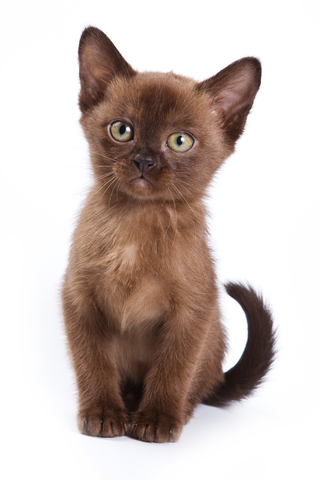
#> input picture convolutions/kitten.jpg, 320 x 480 px
$ python main.py
#> lines starting #> are read from the running program, lines starting #| are printed output that depends on the picture
from PIL import Image
import math
import random

#S2 is not fully connected to C3, it is connected based on this mapping
c3_connection_map = [[1, 0, 0, 0, 1, 1, 1, 0, 0, 1, 1, 1, 1, 0, 1, 1],
                     [1, 1, 0, 0, 0, 1, 1, 1, 0, 0, 1, 1, 1, 1, 0, 1],
                     [1, 1, 1, 0, 0, 0, 1, 1, 1, 0, 0, 1, 0, 1, 1, 1],
                     [0, 1, 1, 1, 0, 0, 1, 1, 1, 1, 0, 0, 1, 0, 1, 1],
                     [0, 0, 1, 1, 1, 0, 0, 1, 1, 1, 1, 0, 1, 1, 0, 1]]

class LeNet5:
    # Python3 PIL image object
    input_img = None

    # Image pixel data, as an array
    input_img_data = []

    # First layer: Convolutions. 6 feature maps at 28x28
    c1_feature_maps = []
    # Second layer: Max Pooling. 6 feature maps at 14x14
    s2_feature_maps = []
    # Third layer: Convolutions. 16 feature maps at 10x10. NOT fully connected to s2
    c3_feature_maps = []
    # Fourth layer: Max pooling: 16 feature maps at 5x5
    s4_feature_maps = []
    # Fifth layer: Convolutions. 120 feature maps of 1x1
    c5_feature_maps = []
    # 6th layer: Fully connected layer. 84 sigmoid neurons
    f6_connected_layer = []
    # 7th layer: Output. 10 sigmoid neurons
    o7_output_layer = []

    # Final verdict for the fed in image
    verdict = 0

    # [43 lines left out: functions __init__, feed_forward, not called in this run]


class ConvLayer:
    # The kernel for the convolutional layer
    kernel = []
    # The height of the input data
    height = 0
    # The width of the input data
    width = 0
    # The height/width of the square kernel
    ksize = 0

    def __init__(self, height, width, ksize):
        self.height = height
        self.width = width
        self.ksize = ksize
        # Initialize a random square kernel
        for i in range(0, ksize**2):
            self.kernel.append(random.gauss(0, 1))

    def convolve(self, data):
        """
        Convolve an image around a kernel
        :return: array: The convolved data
        """
        conv = []
        # Perform the convolution
        for p_y in range(0, self.height - self.ksize):
            for p_x in range(0, self.width - self.ksize):
                # Compute the convolution product of the kernel and the image
                conv_pix = 0
                for k_y in range(0, self.ksize):
                    for k_x in range(0, self.ksize):
                        conv_pix += data[((p_x + k_x) + (p_y + k_y) * self.width)] * self.kernel[(k_y * self.ksize) + k_x]
                conv.append(conv_pix)
        return conv

    # [6 lines left out: function get_kernel, not called in this run]

    def get_kernel_size(self):
        return self.ksize

    def set_kernel(self, kernel):
        """
        Set the kernel after back propogation has been performed
        :return: nothing
        """
        self.kernel = kernel

class MaxPoolLayer:
    # The amount that pooling will downsample the image
    pool_size = 0
    # The height of the input data
    height = 0
    # The width of the input data
    width = 0

    def __init__(self, pool_size, height, width):
        self.pool_size = pool_size
        self.height = height
        self.width = width

    def max_pool(self, data):
        pool = []
        for p_y in range(0, self.height - self.pool_size, self.pool_size):
            for p_x in range(0, self.width - self.pool_size, self.pool_size):
                # Compute the convolution product of the kernel and the image
                largest = 0
                for k_y in range(0, self.pool_size):
                    for k_x in range(0, self.pool_size):
                        if data[((p_x + k_x) + (p_y + k_y) * self.width)] > largest:
                            largest = data[(p_x + k_x + (p_y + k_y) * self.width)]
                pool.append(largest)
        return pool

    def get_pool_size(self):
        return self.pool_size

class FullyConnectedLayer:
    # The weights for the fully connected layer. The total amount of weights is input_size * output_size
    weights = []
    # The biases for the fully connected layer. The amount of biases is the same as output_size
    biases = []
    # The amount of input neurons
    input_size = 0
    # The amount of output neurons
    output_size = 0

    def __init__(self, input_size, output_size):
        self.input_size = input_size
        self.output_size = output_size
        for i in range(0, self.output_size):
            tmp = []
            for j in range(0, self.input_size):
                tmp.append(random.gauss(0, 1))
            self.weights.append(tmp)
            self.biases.append(random.gauss(0, 1))

    def dot_product(self, a, b):
        if len(a) is not len(b):
            print("ERROR: Cannot dot product arrays of different sizes")
            return
        tmp = 0
        for i in range(0, len(a)):
            tmp += (a[i] * b[i])
        return tmp

    def feed_forward(self, data):
        outs = []
        for i in range(0, self.output_size):
            outs.append(sigmoid(self.dot_product(data, self.weights[i]) + self.biases[i]))
        return outs

    def get_weights(self):
        return self.weights

    def get_biases(self):
        return self.biases


def img_to_arr(img):
    # Convert image to black and white with 8 bit pixel values
    img = img.convert("L")
    return list(img.getdata())


def arr_to_img(arr, height, width):
    print("Creating image with width {} and height {} with array size {}".format(width, height, len(arr)))
    img = Image.new("L", (int(width), int(height)))
    img.putdata(arr)
    return img

def sigmoid(z):
    """
    Perform the sigmoid function on an input
    :param z: The number to perform sigmoid on
    :return: The result of the sigmoid function
    """
    return 1.0/(1.0+(math.e**(-z)))


def main():
    # Basic edge detection kernel. Populate this with different values and see what happens!
    kernel = [-1, -1, -1, -1, 8, -1, -1, -1, -1]

    # Open an image and perform a convolution
    with Image.open("kitten.jpg") as raw_img:
#> raw_img is the input picture: PIL image 320x480 RGB; mean R, G, B 201.6, 188.8, 183.4
        img_arr = img_to_arr(raw_img)
#> in img_to_arr, `img = img.convert("L")`:
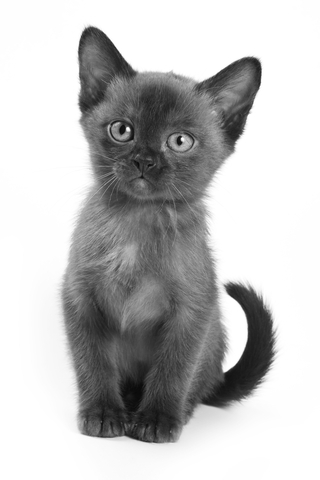
#> img: PIL image 320x480 L; min 10, max 255, mean 192
#> img_arr = 153600 items
        conv_layer = ConvLayer(raw_img.height, raw_img.width, 3)
        arr_to_img(conv_layer.convolve(img_arr), raw_img.height - 3, raw_img.width - 3).show()
#> after the loop in convolve, `for p_y in range(0, self.height - self.ksize):`: conv = 151209 items
#| Creating image with width 317 and height 477 with array size 151209
#> in arr_to_img, `img = Image.new("L", (int(width), int(height)))`: img: PIL image 317x477 L; every value is 0
        conv_layer.set_kernel(kernel)
        convolved = conv_layer.convolve(img_arr)
#> convolved = 151209 items
        arr_to_img(convolved, raw_img.height - 3, raw_img.width - 3).show()
#> call 2 of arr_to_img, with height = 477, width = 317
#| Creating image with width 317 and height 477 with array size 151209
#> in arr_to_img (call 2), `img.putdata(arr)`:
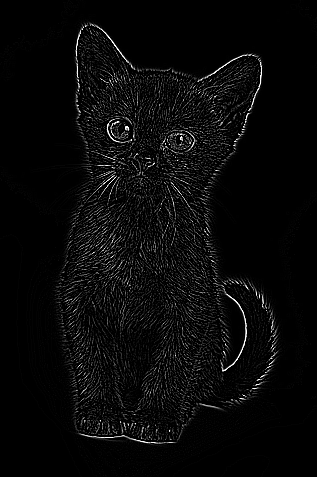
#> img: PIL image 317x477 L; min 0, max 255, mean 9.2
        pool_layer = MaxPoolLayer(4, raw_img.height - 3, raw_img.width - 3)
        arr_to_img(pool_layer.max_pool(convolved), 119, 79).show()
#> after the loop in max_pool, `for p_y in range(0, self.height - self.pool_size, self.pool_size):`: pool = 9401 values, max 676 at index 2731, min 0 at index 0, mean 41.75
#> call 3 of arr_to_img, with height = 119, width = 79
#| Creating image with width 79 and height 119 with array size 9401
#> in arr_to_img (call 3), `img = Image.new("L", (int(width), int(height)))`: img: PIL image 79x119 L; every value is 0
#> in arr_to_img (call 3), `img.putdata(arr)`:
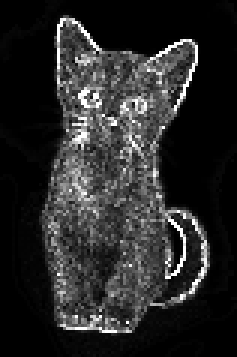
#> img: PIL image 79x119 L (shown 3 times larger); min 0, max 255, mean 40.6
        fc_layer = FullyConnectedLayer(10, 15)
        print(fc_layer.get_weights())
        print(fc_layer.get_biases())
        ff_data = []
        for i in range(0, 10):
            ff_data.append(random.gauss(0, 1))
        print(fc_layer.feed_forward(ff_data))

if __name__ == '__main__':
   main()
